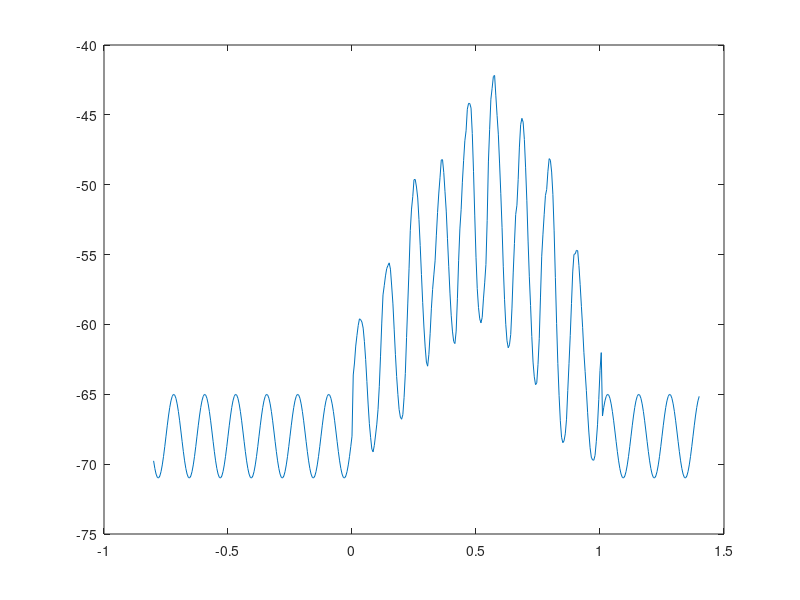

Reproduce this figure in MATLAB. (Note: this script raises an error after producing the figure.)
%%%%%%%%%%%%%%%%%%%%%%%%%%%%%%%%%%%%%%%%%%%%%%%%
%%%poisson process, spike generation%%%%%%%%%%%%
%%%%%%%%%%%%%%%%%%%%%%%%%%%%%%%%%%%%%%%%%%%%%%%%
%%%%%%%%%%%%%%%%%%%%%%
%%theta wave components%%%
%%%%%%%%%%%%%%%%%%%%%%%%
%clear
baseline=-68;
threshold=-55;

t=-0.8:0.005:1.4;
the=3*1e-3; %theta amplitude
ftheta=8;%theta frequency
phasetheta=0; %phase of theta 
theta=the*sin(2*pi*ftheta*t+phasetheta);% theta
A=20;%%DC amplitude of oscillation
B=18;%%% AC amplitude of oscillation
c=(A-B)/(A+B);
Pmax=1.5*1e-4;
ts=0.01;
foscillation=9;
period=1/foscillation;
Nneuron=200;

rmax=1.1*(A+B);%maximum firing rate
%rmax=20;%only for phaseplot.m


xrand1=rand(1);
tspike(1)=0;
bin=t;%0:0.001:1.1;
binperiod=0:0.007:period;
oscillation=A+B*cos(2*pi*foscillation*t);
m=0;
p=1;
tspike(1)=-0.81;
amplambda=1; %amplitude of firing rate
placewidth=0.4;
delaylambda=0.5;
%spiketime=spikeposition;%changing normalized position to time in phaseplot
for numberneurons=1:Nneuron
    %numberneurons
    for n=1:150
        tspike(n+1)=tspike(n)-log(rand(1))/rmax;
        %line([tspike(n),tspike(n)],[5,7]);
        %hold on
%         if tspike(n+1)>1
%             break
%          end
        tspikepool(numberneurons,n)=tspike(n);
         
        
         
         
    end
    for n=2:length(tspike)-1
        %fin=find((bin-tspike(n)).^2==min((bin-tspike(n)).^2));
         %fin=find((spiketime-tspike(n)).^2==min((spiketime-tspike(n)).^2));
        %finn(n)=fin;
         %
%         if  ((realsmooth(fin)))/rmax>rand(1)
            if amplambda*exp(-power((tspike(n)-delaylambda)/placewidth,2))*(A+B*cos(2*pi*foscillation*tspike(n)))/rmax>rand(1);% firing rate, gaussian
            
            % 
            %((1+sign(tspike(n)))/2-(1+sign(tspike(n)-1))/2)
            %
            %
              
            
            
             %%%%%%expression for firing rate
             
            
            total(p)=tspike(n);
            %line([total(p),total(p)],[1.6,2]);
            totalpool(numberneurons,p)=total(p);
             
         %if total(p)>0.69
          
         %break
        %end
        else
            m=m+1;
        end

        
        p=n+1-m;
       
    end
    
    m=0;
    p=1;


end

      %      

%figure;
%hold on
%axis([-0.85 1.4 0 12]);
%plot(t,0.1*fire,'r');
%plot(spikeposition*0.68, spikecount/15, 'r');
%hold off
%axis([-0.1 1 0 12]);
%%%%%%%%%%%%%%%%%%
%%%histogram%%%%%%
%%%%%%%%%%%%%%%%%%
phasebin=mod(2*pi*foscillation*bin,period);
phasetotal=mod(totalpool,period);
mm=0;
xx=size(totalpool)
% for nn=1:length(binperiod)-1
%     for ii=1:Nneuron
%         for mo=1:xx(2)
%         if phasetotal(ii,mo)>binperiod(nn) & phasetotal(ii,mo)<binperiod(nn+1)
%             mm=mm+1;
% 
%         end
%     end
%     
%     end
%     spikecount(nn)=mm;
%         mm=0;
% end
%%%%%%%%%%%%%%%%%%%%%%%%%%%%%%%%%%%%%%%%%
%%%%%%%%%%convolution of spike train with EPSP%%%%%%%%%%%%%%%%%%%
%epsp=Pmax/ts*(bin).*exp(1-bin)/ts;
tspikevectorr=totalpool(:);
o=1;
for i=1:length(tspikevectorr)
    if tspikevectorr(i)~=0
        tspikevector(o)=tspikevectorr(i);
        o=o+1;
    else
    o=o;
end
end
pp=1;
for f=1:length(bin)
    for g=1:length(tspikevector)
        if tspikevector(g)~=0
           argument=bin(f)-tspikevector(g);
           arg(g,f)=argument;
          epsp(g,f)=Pmax/ts*(argument).*exp(1-argument/ts)*(1+sign(argument))/2;
        end
        
end
 end
convolution=sum(epsp);
convolutioninplacefield= convolution(161:361);
convolutioninplacefieldpluszeros=[zeros(size([-0.8:0.005:0])) convolutioninplacefield zeros(size([1:0.005:1.4-0.01]))];
cpz=convolutioninplacefieldpluszeros;
poissonmembrane=(cpz+theta)*1000+baseline;
figure;
plot(bin,poissonmembrane);% multiply times 1000 to get millivolts!
%title (['normalized Membrane potential for N=', num2str(Nneuron), ' A=', num2str(A), ' B=', num2str(B)])
P=findpeaks(bin,poissonmembrane,10, threshold,10,10,1);
spiketimes=P(:,2);

xlabel('time (s)')
ylabel('potential (mV)')
box off

% %%%%%%%%%%%%%%%%%%%%%%%%%%%
%%%amplitude of convolution at t=0 is larger. try either converting
%%the sparse matrix and elminating 0s, or using a break inthe for loop to
%%eliminate the 0s
deltavmax=20*1e-3;
rho=B*sqrt((ts*Nneuron)/A);
SNRmin=SNR*0.7;
low=(SNRmin^2*A)/(8*ts*B^2);
high=deltavmax/(ts*Pmax*(A+B)*exp(1));

            


